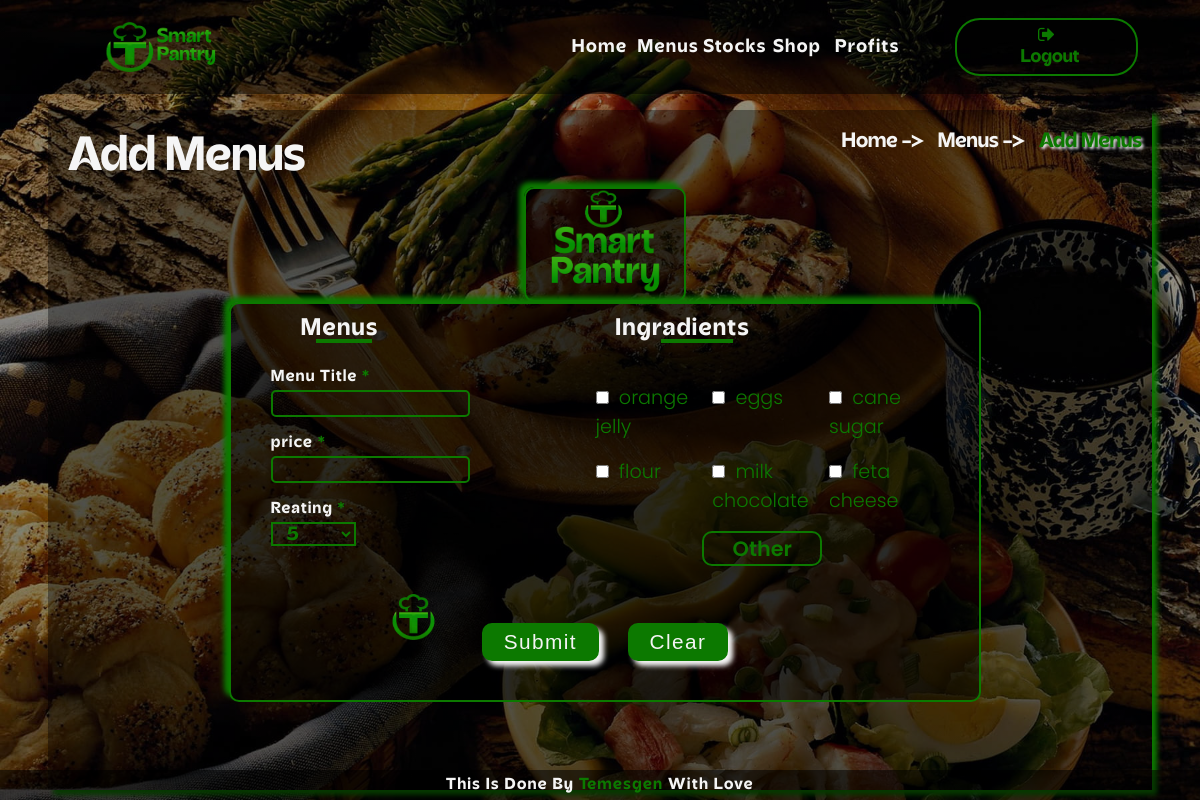
Page /Add_Menus/ on the earlier database version.
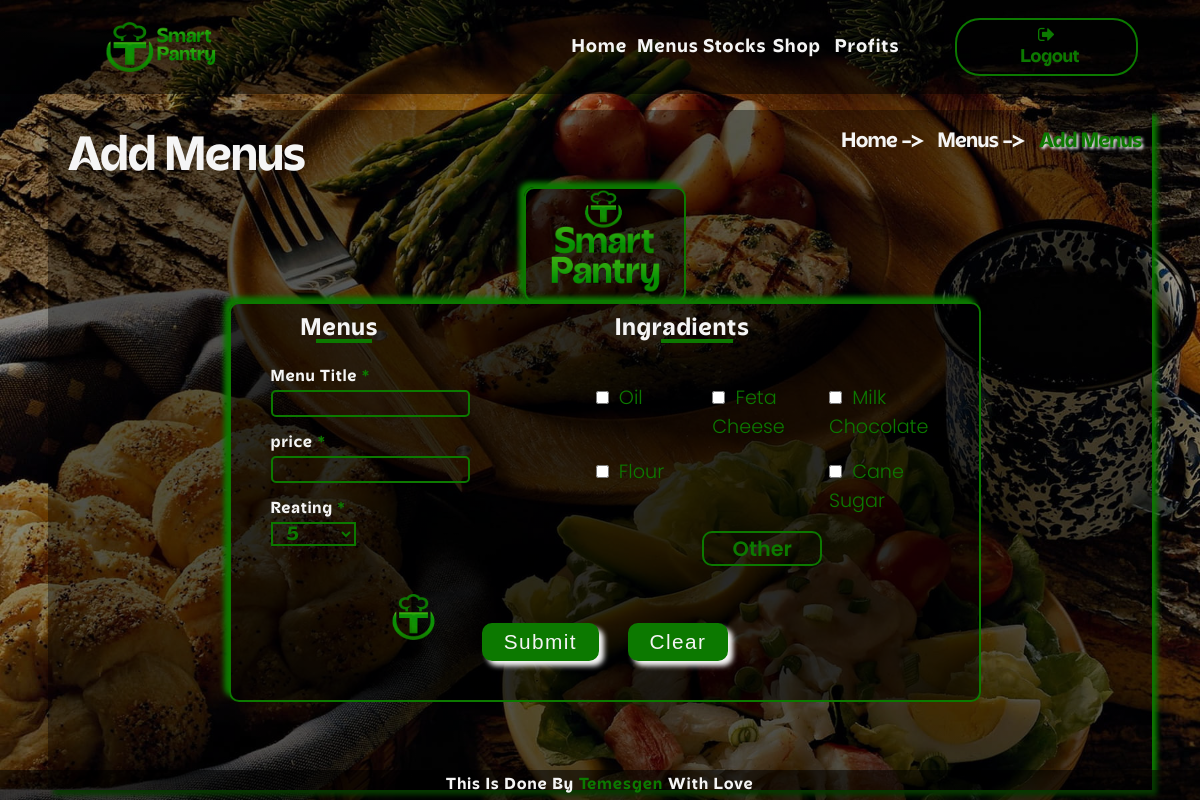
Same page on the later database version.
### inventory/models.py (models this page shows)
class Ingradient(models.Model):
    states = [
        ("li", "liquid"),
        ("so", "solid"),
        ("co", "count")
    ]
    Name = models.CharField(max_length=50)
    State = models.CharField(max_length=2, choices=states)
    Quantity = models.FloatField(default=0)
    Unit = models.CharField(max_length=6, choices=units)
    Unit_price = models.FloatField(default=0)

### inventory/views.py (the view)
# urls.py: path("Add_Menus/", views.Add_Menus, name="Add_menu"),
def Add_Menus(request):
    ingradients = Ingradient.objects.all()
    context = {
        "ingradients" : ingradients
    }
    return render(request, "inventory/Add_menu.html", context)

### inventory/templates/inventory/Add_menu.html (shortened to what this page needs)
{% extends 'inventory/base.html' %}
{% load static %}
{% load my_filters %}
{% block head %}
<link rel="stylesheet" href="{% static 'inventory/css/add_menu.css' %}">
{% endblock %}
{% block content %}
    <div class="main">
        <div class="main_nav">
            <h2 class="menu_title">Add Menus</h2>
            <p class="links"><a href="{% url 'index' %}">Home -> </a>&nbsp;&nbsp;&nbsp;<a href="{% url 'menu_item' %}">Menus -> </a>&nbsp;&nbsp;&nbsp;<a href="{% url 'Add_menu' %}" class="current">Add Menus</a></p>
        </div>
        <div class="my_forms">
            <div class="logo">
                <img src="{% static 'inventory/images/logo vertical.png' %}" alt="">
            </div>
            <div class="my_form">
                <form action="{% url 'Submit_Add_menus' %}" method="post">
                    <div class="row">
                        <div class="col_1">
                            <h2 class="menu">Menus</h2>
                            <div class="input">
                                <label for="title">Menu Title <span class="star">*</span></label>
                                <input type="text" name="title" required>
                            </div>
                            <div class="input">
                                <label for="price">price <span class="star">*</span></label>
                                <input type="number" step="0.01" name="price" required>
                            </div>
                            <div class="input">
                                <label for="reating">Reating <span class="star">*</span></label>
                                <select name="reating">
                                    <option value=5 selected>5</option>
                                </select>
                            </div>
                            <div class="img">
                                <img src="{% static 'inventory/images/logo.png' %}" alt="logo">
                            </div>
                        </div>
                        <div class="col_2">
                            <h2 class="ingradient">Ingradients</h2>
                            <div class="ing_row">
                                {% for ing_item in ingradients %}
                                <div class="chkbox">
                                    <input type="checkbox" name="ingradient_list" value="{{ ing_item.id }}">
                                    <label for="ingr" class="chk_name">{{ ing_item.Name}}</label>
                                </div>
                                {% endfor %}
                                <div class="other_btn">
                                    <a href="{% url 'add_ingradient_page' %}">Other</a>
                                </div>
                            </div>
                        </div>
                    </div>
                    <div class="submit_data">
                        <input type="submit" value="Submit" class="btn">
                        <input type="reset" value="Clear" class="btn">
                    </div>
                </form>
            </div>
        </div>
    </div>
{% endblock %}

Differences in the rows shown:
removed Ingradient: Name "feta cheese"
changed Ingradient: Name "orange jelly" → "Oil"
changed Ingradient: Name "eggs" → "Feta Cheese"
changed Ingradient: Name "cane sugar" → "Milk Chocolate"
changed Ingradient: Name "flour" → "Flour"
changed Ingradient: Name "milk chocolate" → "Cane Sugar"
